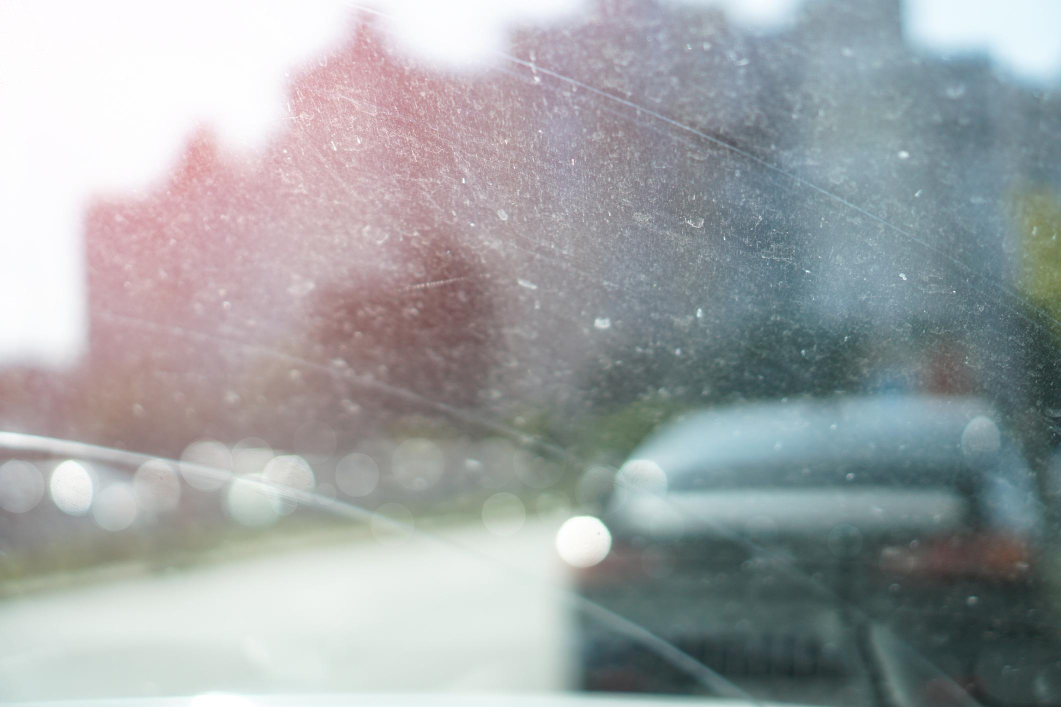
//> input picture InputImages/dirty.jpeg, 2121 x 1414 px (shown at 1/2 size)
$ ./IsClean InputImages/dirty.jpeg   (built with g++ and OpenCV 4)
//> lines starting //> are read from the running program, lines starting //| are printed output that depends on the picture; after the words box and inside, x2 and y2 are one past the last pixel; in counts of white or black regions, pixels touching at a corner belong together
#include <opencv2/opencv.hpp>
#include <iostream>
#include <filesystem>
#include <string>
#include <vector>
#include <cmath>

struct CameraHealthStatus
{
    bool RainDetected = false;
    bool DropletsDetected = false;
    bool HazeDetected = false;

    double RainConfidence = 0.0;
    double DropletConfidence = 0.0;
    double HazeConfidence = 0.0;

    bool IsClean() const
    {
        return !RainDetected &&
               !DropletsDetected &&
               !HazeDetected;
    }
};

// --------------------------------------------------
// Haze detection (preliminary image-quality heuristic)
// --------------------------------------------------
double DetectHaze(const cv::Mat& image)
{
    cv::Mat gray;
    cv::Mat hsv;

    cv::cvtColor(image, gray, cv::COLOR_BGR2GRAY);
    cv::cvtColor(image, hsv, cv::COLOR_BGR2HSV);

    const int rows = gray.rows;
    const int cols = gray.cols;

    const int regions = 4;
    double contrastSum = 0.0;
    double edgeSum = 0.0;
    double brightnessSum = 0.0;

    for (int i = 0; i < regions; ++i)
    {
        int y1 = i * rows / regions;
        int y2 = (i + 1) * rows / regions;

        cv::Mat region = gray(
            cv::Range(y1, y2),
            cv::Range(0, cols));

        cv::Scalar mean, stddev;
        cv::meanStdDev(region, mean, stddev);

        contrastSum += stddev[0];

        cv::Mat edges;
        cv::Canny(region, edges, 50, 150);

        double edgeDensity =
            static_cast<double>(cv::countNonZero(edges)) /
            edges.total();

        edgeSum += edgeDensity;

        brightnessSum += mean[0];
    }

    double averageContrast = contrastSum / regions;
    double averageEdgeDensity = edgeSum / regions;
    double averageBrightness = brightnessSum / regions;

    // Preliminary fog indicators
    double contrastScore =
        std::clamp((45.0 - averageContrast) / 45.0, 0.0, 1.0);

    double edgeScore =
        std::clamp((0.06 - averageEdgeDensity) / 0.06, 0.0, 1.0);

    double brightnessScore =
        std::clamp((averageBrightness - 100.0) / 100.0, 0.0, 1.0);

    double confidence =
        0.45 * contrastScore +
        0.35 * edgeScore +
        0.20 * brightnessScore;

    return confidence;
}

// --------------------------------------------------
// Rain streak detection (directional edge heuristic)
// --------------------------------------------------
double DetectRain(const cv::Mat& image)
{
    cv::Mat gray;
    cv::Mat edges;

    cv::cvtColor(image, gray, cv::COLOR_BGR2GRAY);

    cv::Mat kernel = (cv::Mat_<float>(3, 3) <<
         -1,  0,  1,
         -1,  0,  1,
         -1,  0,  1);

    cv::Mat filtered;
    cv::filter2D(gray, filtered, CV_32F, kernel);

    cv::convertScaleAbs(filtered, edges);

    cv::threshold(edges, edges, 80, 255, cv::THRESH_BINARY);

    int edgePixels = cv::countNonZero(edges);
    double totalPixels = static_cast<double>(edges.total());

    return std::min(
        static_cast<double>(edgePixels) / (totalPixels * 0.15),
        1.0
    );
}

// --------------------------------------------------
// Water droplet detection (contour heuristic)
// --------------------------------------------------
double DetectDroplets(const cv::Mat& image)
{
    cv::Mat gray;
    cv::Mat blurred;
    cv::Mat edges;

    cv::cvtColor(image, gray, cv::COLOR_BGR2GRAY);

    cv::GaussianBlur(
        gray, blurred,
        cv::Size(5, 5), 1.5
    );

    cv::Canny(blurred, edges, 50, 150);

    std::vector<std::vector<cv::Point>> contours;

    cv::findContours(
        edges,
        contours,
        cv::RETR_EXTERNAL,
        cv::CHAIN_APPROX_SIMPLE
    );

    int dropletCandidates = 0;

    for (const auto& contour : contours)
    {
        double area = cv::contourArea(contour);

        if (area < 30 || area > 3000)
            continue;

        double perimeter = cv::arcLength(contour, true);

        if (perimeter <= 0)
            continue;

        double circularity =
            4.0 * CV_PI * area /
            (perimeter * perimeter);

        if (circularity > 0.65)
            dropletCandidates++;
    }

    double confidence =
        std::min(dropletCandidates / 20.0, 1.0);

    return confidence;
}

// --------------------------------------------------
// Analyze image
// --------------------------------------------------
CameraHealthStatus AnalyzeImage(const cv::Mat& image)
{
    CameraHealthStatus status;

    status.RainConfidence = DetectRain(image);
    status.DropletConfidence = DetectDroplets(image);
    status.HazeConfidence = DetectHaze(image);

    // Initial thresholds for experimentation.
    status.RainDetected = status.RainConfidence > 0.30;
    status.DropletsDetected = status.DropletConfidence > 0.30;
    status.HazeDetected = status.HazeConfidence > 0.50;

    return status;
}

// --------------------------------------------------
// Dark Channel Prior
// --------------------------------------------------
// [179 lines left out: functions DarkChannel, EstimateAtmosphericLight, EstimateTransmission, Dehaze, not called in this run]

// --------------------------------------------------
// Main
// --------------------------------------------------
int main(int argc, char* argv[])
{
    if (argc != 2)
    {
        std::cout << "Usage: IsClean <image_filename>\n";
        return 1;
    }

    std::string filename = argv[1];

    cv::Mat image = cv::imread(filename);
//> image is the input picture: 1414 rows x 2121 cols, CV_8UC3; mean B, G, R 165.3, 163.8, 159.4

    if (image.empty())
    {
        std::cerr << "Error: Cannot open image: "
                  << filename << std::endl;
        return 1;
    }

    // Analyze original image.
    CameraHealthStatus status = AnalyzeImage(image);
//> in DetectRain, `cv::cvtColor(image, gray, cv::COLOR_BGR2GRAY);`:
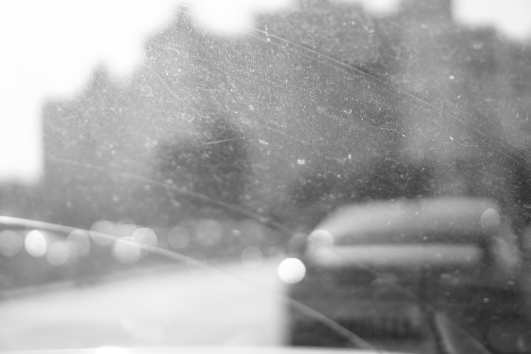
//> gray: 1414 rows x 2121 cols, CV_8UC1 (shown at 1/4 size); min 37, max 255, mean 162.7
//> in DetectRain, `cv::filter2D(gray, filtered, CV_32F, kernel);`:
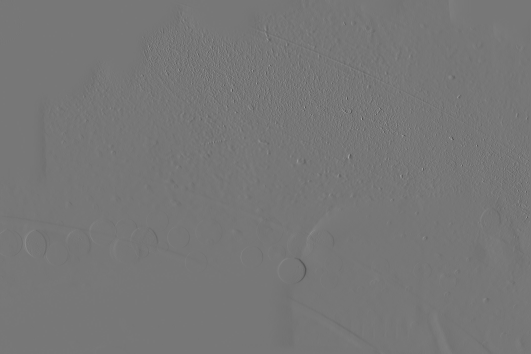
//> filtered: 1414 rows x 2121 cols, CV_32FC1 (shown at 1/4 size); min -320, max 365, mean -0.3; drawn with min black and max white
//> in DetectRain, `cv::threshold(edges, edges, 80, 255, cv::THRESH_BINARY);`:
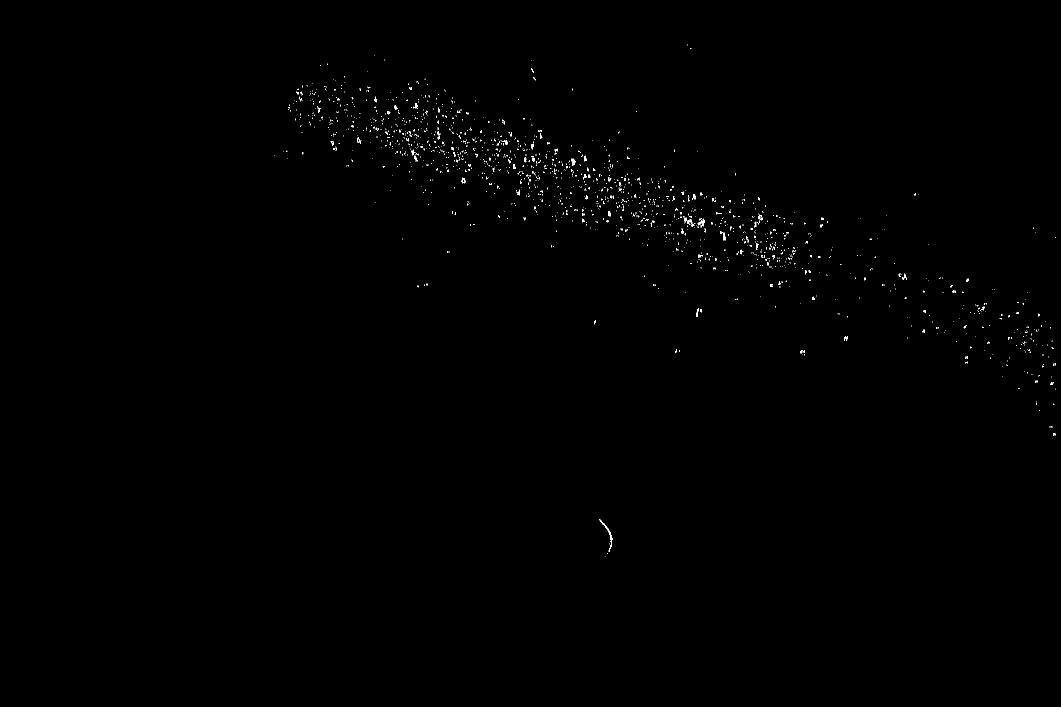
//> edges: 1414 rows x 2121 cols, CV_8UC1 (shown at 1/2 size); 0.24% white in thin lines or dots, all inside (x1, y1, x2, y2) = (548, 89, 2112, 1114)
//> in DetectRain, `int edgePixels = cv::countNonZero(edges);`: edgePixels = 7125
//> in AnalyzeImage, `status.RainConfidence = DetectRain(image);`: status.RainConfidence = 0.0158
//> in DetectDroplets, `cv::findContours( edges, contours, cv::RETR_EXTERNAL, cv::CHAIN_APPROX..`: contours = 31 contours, 17 with area under 20; largest, box (x1, y1, x2, y2) and area: (1798, 546, 1814, 560) 106, (1393, 617, 1403, 634) 106, (1829, 380, 1842, 393) 76, (1521, 511, 1554, 519) 62, (1117, 1032, 1223, 1136) 56
//> the loop in DetectDroplets, `for (const auto& contour : contours)` made 31 passes
//> (area, perimeter, circularity, dropletCandidates) on passes 6, 26: (43.5, 28.73, 0.662, 1), (41.5, 27.07, 0.712, 2)
//> after the loop in DetectDroplets, `for (const auto& contour : contours)`: dropletCandidates = 2
//> in DetectDroplets, `double confidence = std::min(dropletCandidates / 20.0, 1.0);`: confidence = 0.1
//> the loop in DetectHaze, `for (int i = 0; i < regions; ++i)` made 4 passes
//> (mean, stddev, contrastSum, edgeDensity, edgeSum, brightnessSum) on passes 1 to 4: (Scalar(194.9), Scalar(46.04), 46.04, 0.0263, 0.0263, 194.9), (Scalar(157.9), Scalar(39.13), 85.17, 0.0292, 0.0555, 352.8), (Scalar(143.4), Scalar(35.71), 120.9, 0.0023, 0.0578, 496.1), (Scalar(154.5), Scalar(71.9), 192.8, 0.000226, 0.058, 650.6)
//> pass 1, in DetectHaze, `cv::Mat region = gray( cv::Range(y1, y2), cv::Range(0, cols));`:
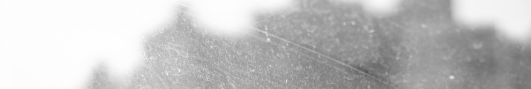
//> region: 353 rows x 2121 cols, CV_8UC1 (shown at 1/4 size); min 83, max 255, mean 194.9
//> pass 1, in DetectHaze, `cv::Canny(region, edges, 50, 150);`:
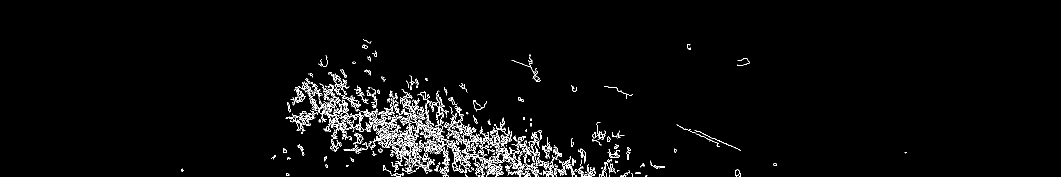
//> edges: 353 rows x 2121 cols, CV_8UC1 (shown at 1/2 size); 2.6% white in thin lines or dots, all inside (x1, y1, x2, y2) = (363, 79, 1814, 353)
//> pass 2, in DetectHaze, `cv::Mat region = gray( cv::Range(y1, y2), cv::Range(0, cols));`:
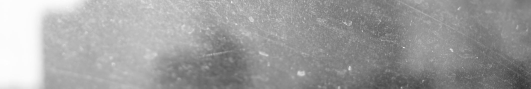
//> region: 354 rows x 2121 cols, CV_8UC1 (shown at 1/4 size); min 39, max 255, mean 157.9
//> pass 2, in DetectHaze, `cv::Canny(region, edges, 50, 150);`:
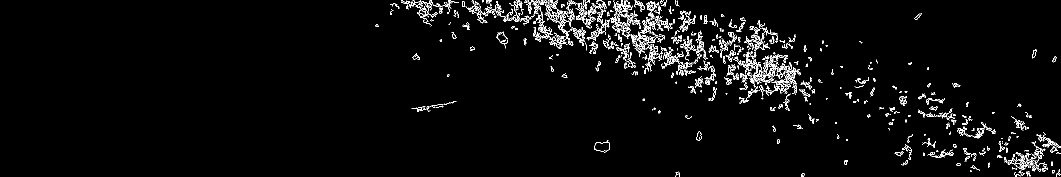
//> edges: 354 rows x 2121 cols, CV_8UC1 (shown at 1/2 size); 2.9% white in thin lines or dots, all inside (x1, y1, x2, y2) = (751, 0, 2121, 354)
//> after the loop in DetectHaze, `for (int i = 0; i < regions; ++i)`: contrastSum = 192.8; edgeSum = 0.058; brightnessSum = 650.6
//> in DetectHaze, `double averageContrast = contrastSum / regions;`: averageContrast = 48.2
//> in DetectHaze, `double averageEdgeDensity = edgeSum / regions;`: averageEdgeDensity = 0.0145
//> in DetectHaze, `double averageBrightness = brightnessSum / regions;`: averageBrightness = 162.7
//> in DetectHaze, `double contrastScore = std::clamp((45.0 - averageContrast) / 45.0, 0.0..`: contrastScore = 0
//> in DetectHaze, `double edgeScore = std::clamp((0.06 - averageEdgeDensity) / 0.06, 0.0,..`: edgeScore = 0.758
//> in DetectHaze, `double brightnessScore = std::clamp((averageBrightness - 100.0) / 100...`: brightnessScore = 0.627
//> in DetectHaze, `double confidence = 0.45 * contrastScore + 0.35 * edgeScore + 0.20 * b..`: confidence = 0.391
//> in AnalyzeImage, `status.RainDetected = status.RainConfidence > 0.30;`: status.RainDetected = false

    std::cout << "\n========== CAMERA HEALTH ==========\n";

    std::cout << "Image: " << filename << "\n";

    std::cout << "Rain: "
              << (status.RainDetected ? "DETECTED" : "NOT DETECTED")
              << "\n";
//| Rain: NOT DETECTED

    std::cout << "Water droplets: "
              << (status.DropletsDetected ? "DETECTED" : "NOT DETECTED")
              << "\n";
//| Water droplets: NOT DETECTED

    std::cout << "Fog: "
              << (status.HazeDetected ? "DETECTED" : "NOT DETECTED")
              << "\n";
//| Fog: NOT DETECTED

    std::cout << "Camera status: "
              << (status.IsClean() ? "CLEAN" : "DEGRADED")
              << "\n";
//| Camera status: CLEAN

    // Only create a comparison image if degraded.
    if (!status.IsClean())
    {
        std::cout << "\nDehazing image...\n";

        cv::Mat cleared = Dehaze(image);

        // Place original on left and enhanced on right.
        cv::Mat comparison;

        cv::hconcat(image, cleared, comparison);

        // Add labels.
        cv::putText(
            comparison,
            "ORIGINAL",
            cv::Point(20, 40),
            cv::FONT_HERSHEY_SIMPLEX,
            1.0,
            cv::Scalar(0, 255, 255),
            2);

        cv::putText(
            comparison,
            "DEHAZED",
            cv::Point(image.cols + 20, 40),
            cv::FONT_HERSHEY_SIMPLEX,
            1.0,
            cv::Scalar(0, 255, 0),
            2);

        std::filesystem::path inputPath(filename);

        std::string outputFilename =
            inputPath.stem().string() + "_comparison.jpg";

        if (!cv::imwrite(outputFilename, comparison))
        {
            std::cerr << "Error: Cannot save comparison image\n";
            return 1;
        }

        std::cout << "Output: " << outputFilename << "\n";
    }
    else
    {
        std::cout << "\nImage is clean. No processing required.\n";
    }

    std::cout << "===================================\n";

    return 0;
}

$ run again, on InputImages/haze2.jpeg
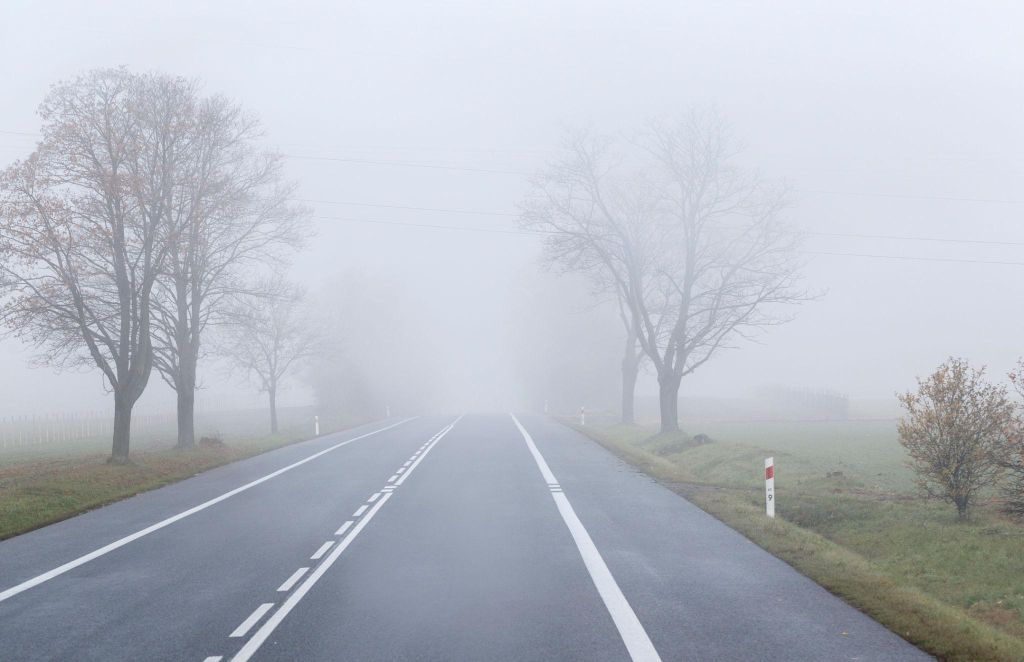
//> input picture InputImages/haze2.jpeg, 2048 x 1324 px (shown at 1/2 size)
//> image is the input picture: 1324 rows x 2048 cols, CV_8UC3; mean B, G, R 197.3, 187.6, 182.7
//> in DetectRain, `cv::threshold(edges, edges, 80, 255, cv::THRESH_BINARY);`:
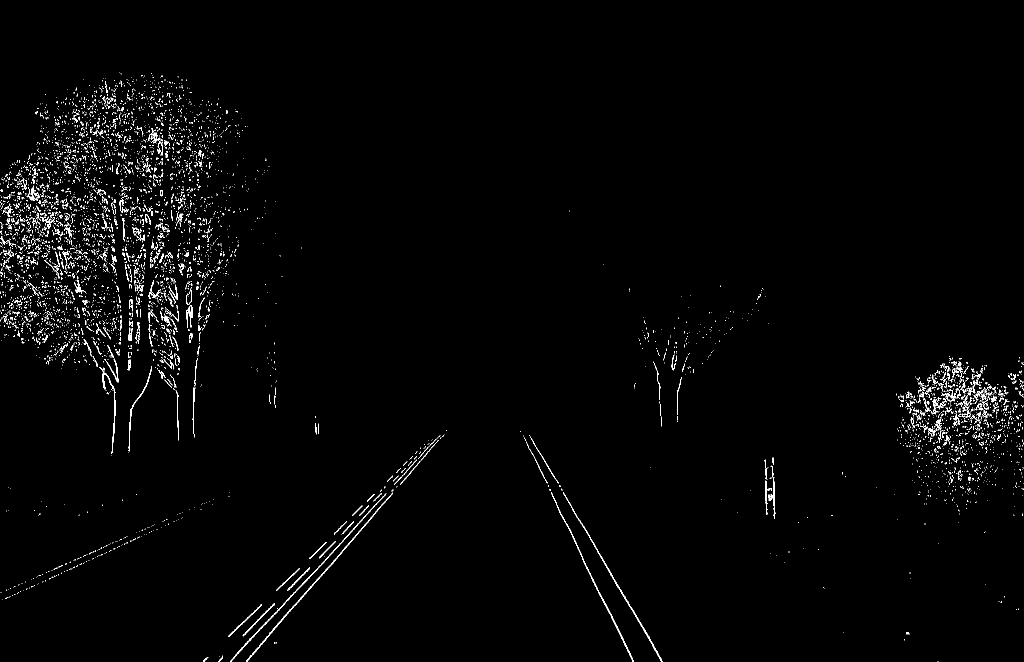
//> edges: 1324 rows x 2048 cols, CV_8UC1 (shown at 1/2 size); 1.5% white in thin lines or dots, all inside (x1, y1, x2, y2) = (1, 145, 2047, 1324)
//> edgePixels = 39594
//> status.RainConfidence = 0.0973
//> contours = 214 contours, 107 with area under 20; largest, box (x1, y1, x2, y2) and area: (1531, 935, 1550, 1037) 1184, (187, 683, 227, 716) 663, (668, 1041, 708, 1070) 422, (174, 646, 211, 674) 382, (297, 609, 325, 643) 327
//> the loop in DetectDroplets, `for (const auto& contour : contours)` made 214 passes
//> (area, perimeter, circularity) on passes 2, 3, 4, 5, 6, 8, 9, 11: (68.5, 362.7, 0.00654), (123.5, 473.5, 0.00692), (80, 342.1, 0.00859), (58.5, 256.4, 0.0112), (421.5, 104.6, 0.484), (34, 159.5, 0.0168), (283.5, 916.5, 0.00424), (292, 962.3, 0.00396)
//> after the loop in DetectDroplets, `for (const auto& contour : contours)`: dropletCandidates = 0
//> hsv: 1324 rows x 2048 cols, CV_8UC3; mean H, S, V 103.2, 24.1, 198.8
//> the loop in DetectHaze, `for (int i = 0; i < regions; ++i)` made 4 passes
//> (mean, stddev, contrastSum, edgeDensity, edgeSum, brightnessSum) on passes 1 to 4: (Scalar(227), Scalar(14.01), 14.01, 0.031, 0.031, 227), (Scalar(206.5), Scalar(21.48), 35.48, 0.0811, 0.112, 433.5), (Scalar(180.4), Scalar(30.21), 65.7, 0.0539, 0.166, 613.9), (Scalar(135.1), Scalar(25.94), 91.64, 0.0171, 0.183, 749)
//> pass 2, in DetectHaze, `cv::Canny(region, edges, 50, 150);`:
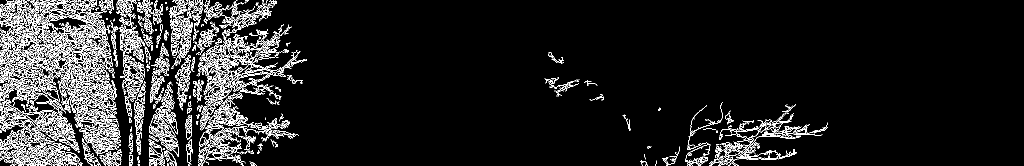
//> edges: 331 rows x 2048 cols, CV_8UC1 (shown at 1/2 size); 8.1% white in thin lines or dots, all inside (x1, y1, x2, y2) = (0, 0, 1655, 331)
//> after the loop in DetectHaze, `for (int i = 0; i < regions; ++i)`: contrastSum = 91.64; edgeSum = 0.183; brightnessSum = 749
//> averageContrast = 22.91
//> averageEdgeDensity = 0.0458
//> averageBrightness = 187.2
//> contrastScore = 0.491
//> edgeScore = 0.237
//> brightnessScore = 0.872
//> in DetectHaze, `double confidence = 0.45 * contrastScore + 0.35 * edgeScore + 0.20 * b..`: confidence = 0.478
//> status.RainDetected = false
//| Rain: NOT DETECTED
//| Water droplets: NOT DETECTED
//| Fog: NOT DETECTED
//| Camera status: CLEAN
